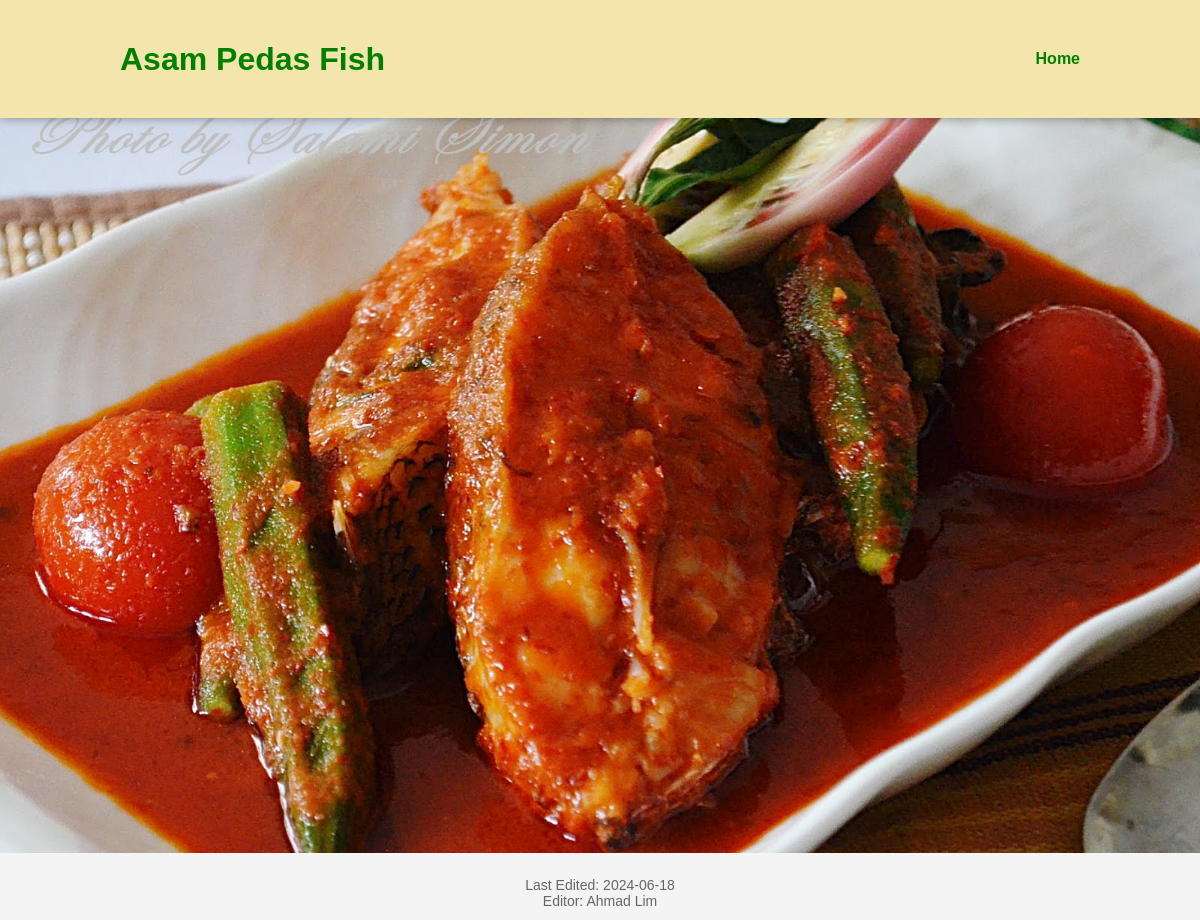
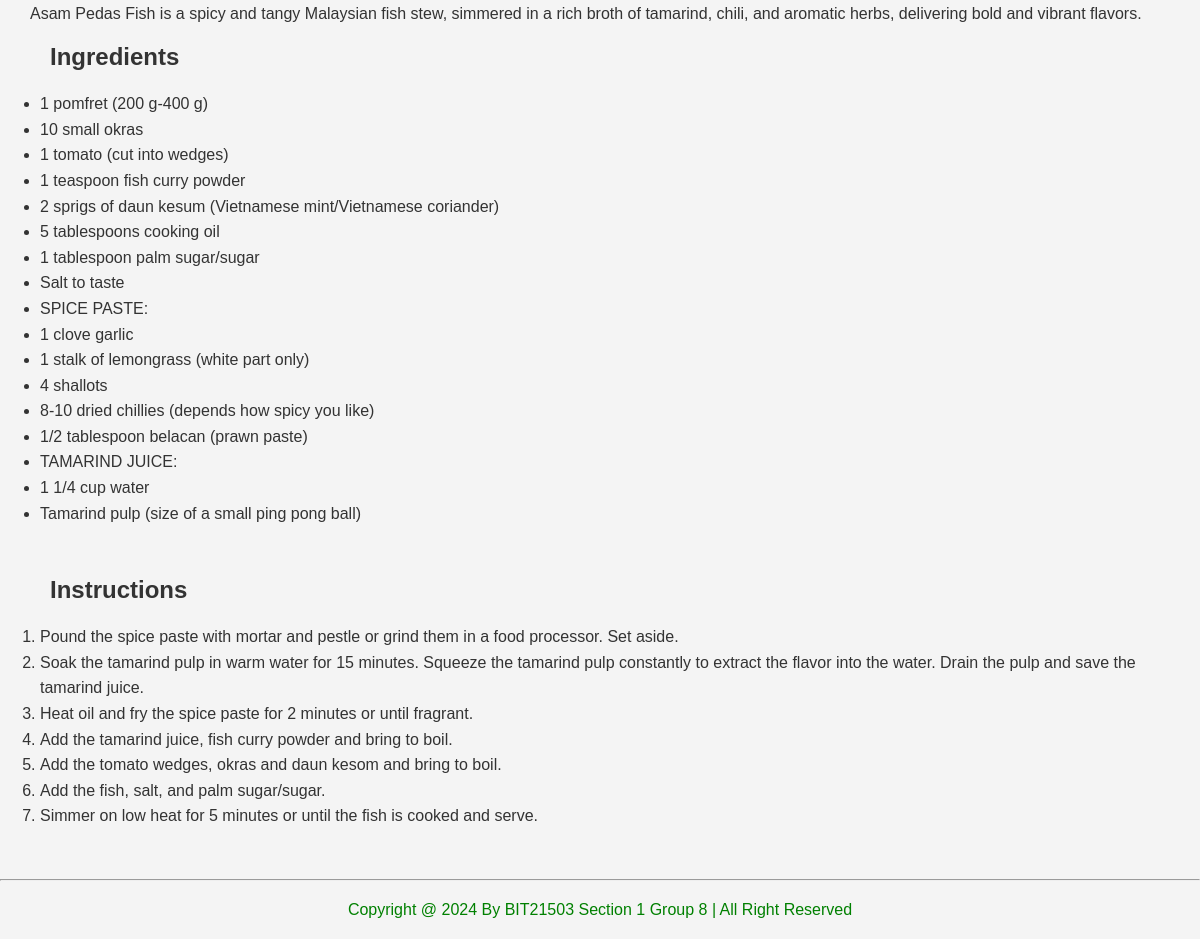
Page /editor/recipe_view.php?recipeId=001 on the committed database (2 pictures, top to bottom).
### tables this page shows
CREATE TABLE `recipes` (
  `recipeId` varchar(20) NOT NULL,
  `editorId` varchar(20) NOT NULL,
  `recipeName` varchar(50) NOT NULL,
  `recipeDesc` text NOT NULL,
  `recipePic` varchar(100) NOT NULL,
  `ingredients` text NOT NULL,
  `instructions` text NOT NULL,
  `recipeDate` date NOT NULL DEFAULT current_timestamp()
);

CREATE TABLE `editors` (
  `editorId` varchar(20) NOT NULL,
  `editorName` varchar(50) NOT NULL,
  `editorPic` varchar(100) NOT NULL,
  `editorDesc` varchar(200) NOT NULL,
  `editorPw` varchar(255) NOT NULL
);

### recipe.php (called while the page is built, shortened)
<?php
class Recipe {
    private $conn;
    public function __construct($db) {
        $this->conn = $db;
    }
    public function getRecipe($recipeId) {
        $sql = "SELECT recipeId, recipeName, recipePic, recipeDesc, editorName, recipeDate, ingredients, instructions
                FROM recipes
                INNER JOIN editors
                ON recipes.editorId = editors.editorId
                WHERE recipeId = ?";
        $stmt = $this->conn->prepare($sql);
        if ($stmt) {
            $stmt->bind_param("s", $recipeId);
            $stmt->execute();
            $result = $stmt->get_result();
            $recipe = $result->fetch_assoc();
            return $recipe;
        } else {
            return "Error: " . $this->conn->error;
        }
    }
}
?>

### editor/recipe_view.php (the view, shortened to what this page needs)
<?php
include '../Recipe.php';
if ($_SERVER["REQUEST_METHOD"] == "GET") {
    $database = new Database();
    $db = $database->getConnection();
    $recipeId = $_GET['recipeId'];
    $recipe = new Recipe($db);
    $recipeDetails = $recipe->getRecipe($recipeId);
}
?>
<!DOCTYPE html>
<html lang="en">
<head>
</head>
<body>
    <header class="header">
    <h1><?php echo htmlspecialchars($recipeDetails["recipeName"]); ?></h1>
        <a href="editor_home.php">Home</a>
    </header>
    <div class="container">
        <img src="../imagess/<?php echo htmlspecialchars($recipeDetails['recipePic']); ?>" alt="" width="150"><br>
        <div class="meta-info">
            <?php echo "Last Edited: " . htmlspecialchars($recipeDetails["recipeDate"]); ?><br>
            <?php echo "Editor: " . htmlspecialchars($recipeDetails["editorName"]); ?>
        </div>
        <div class="recipe-desc">
            <p><?php echo nl2br(htmlspecialchars($recipeDetails["recipeDesc"])); ?></p>
        </div>
        <h2>Ingredients</h2>
        <div class="ingredient-list">
            <ul>
                <?php
                $ingredients = explode("\n", $recipeDetails["ingredients"]);
                foreach ($ingredients as $ingredient) {
                    echo "<li>" . htmlspecialchars($ingredient) . "</li>";
                }
                ?>
            </ul>
        </div>
        <h2>Instructions</h2>
        <div class="instruction-list">
            <ol>
                <?php
                $instructions = explode("\n", $recipeDetails["instructions"]);
                foreach ($instructions as $instruction) {
                    echo "<li>" . htmlspecialchars($instruction) . "</li>";
                }
                ?>
            </ol>
        </div>
        <footer>
        <hr>
        <p>Copyright @ 2024 By BIT21503 Section 1 Group 8 | All Right Reserved</p>
    </footer>
    </div>
</body>
</html>

### editor/recipe_view.php (style rules this page uses)
body { font-family: "Poppins", sans-serif; background-color: #f4f4f4; margin: 0; padding-top: 80px; text-align: center; color: #333; }
.header { position: fixed; top: 0; left: 0; width: 100%; background: #F3E5AB; box-shadow: 0 0 10px rgba(0, 0, 0, .4); display: flex; justify-content: space-between; align-items: center; padding: 20px 10%; box-sizing: border-box; z-index: 1000; }
.container { width:100%; height:auto; position:static; margin-bottom:20px; }
.container img { width:100%; height:auto; }
h1 { color: green; margin-bottom: 20px; }
h2 { text-align: left; margin-left:50px; }
a { color: green; text-decoration: none; font-weight: bold; }
img { max-width: 100%; height: auto; margin-bottom: 20px; }
.meta-info { font-size: 14px; color: #666; margin-bottom: 10px; }
.recipe-desc { text-align: left; margin-bottom: 20px; margin-left:30px; margin-right:30px; }
.ingredient-list, .instruction-list { text-align: left; line-height: 1.6; margin-bottom:50px; }
footer p { font-size: 16px; color: green; margin: 20px auto; font-weight: 500; text-align: center; }

### rows in the picture
recipes: recipeName "Asam Pedas Fish", recipePic (picture), recipeDate "2024-06-18", editorId.editorName "Ahmad Lim", recipeDesc "Asam Pedas Fish is a spicy and tangy Malaysian fish stew, simmered in a rich broth of tamarind, chili, and aromatic herbs, delivering bold and vibrant flavors.", ingredients "1 pomfret (200 g-400 g)", ingredients "10 small okras", ingredients "1 tomato (cut into wedges)", ingredients "1 teaspoon fish curry powder", ingredients "2 sprigs of daun kesum (Vietnamese mint/Vietnamese coriander)", ingredients "5 tablespoons cooking oil", ingredients "1 tablespoon palm sugar/sugar", ingredients "Salt to taste", ingredients "SPICE PASTE:", ingredients "1 clove garlic", ingredients "1 stalk of lemongrass (white part only)", ingredients "4 shallots", ingredients "8-10 dried chillies (depends how spicy you like)", ingredients "1/2 tablespoon belacan (prawn paste)", ingredients "TAMARIND JUICE:", ingredients "1 1/4 cup water", ingredients "Tamarind pulp (size of a small ping pong ball)", instructions "Pound the spice paste with mortar and pestle or grind them in a food processor. Set aside.", instructions "Soak the tamarind pulp in warm water for 15 minutes. Squeeze the tamarind pulp constantly to extract the flavor into the water. Drain the pulp and save the tamarind juice.", instructions "Heat oil and fry the spice paste for 2 minutes or until fragrant.", instructions "Add the tamarind juice, fish curry powder and bring to boil.", instructions "Add the tomato wedges, okras and daun kesom and bring to boil.", instructions "Add the fish, salt, and palm sugar/sugar.", instructions "Simmer on low heat for 5 minutes or until the fish is cooked and serve."
